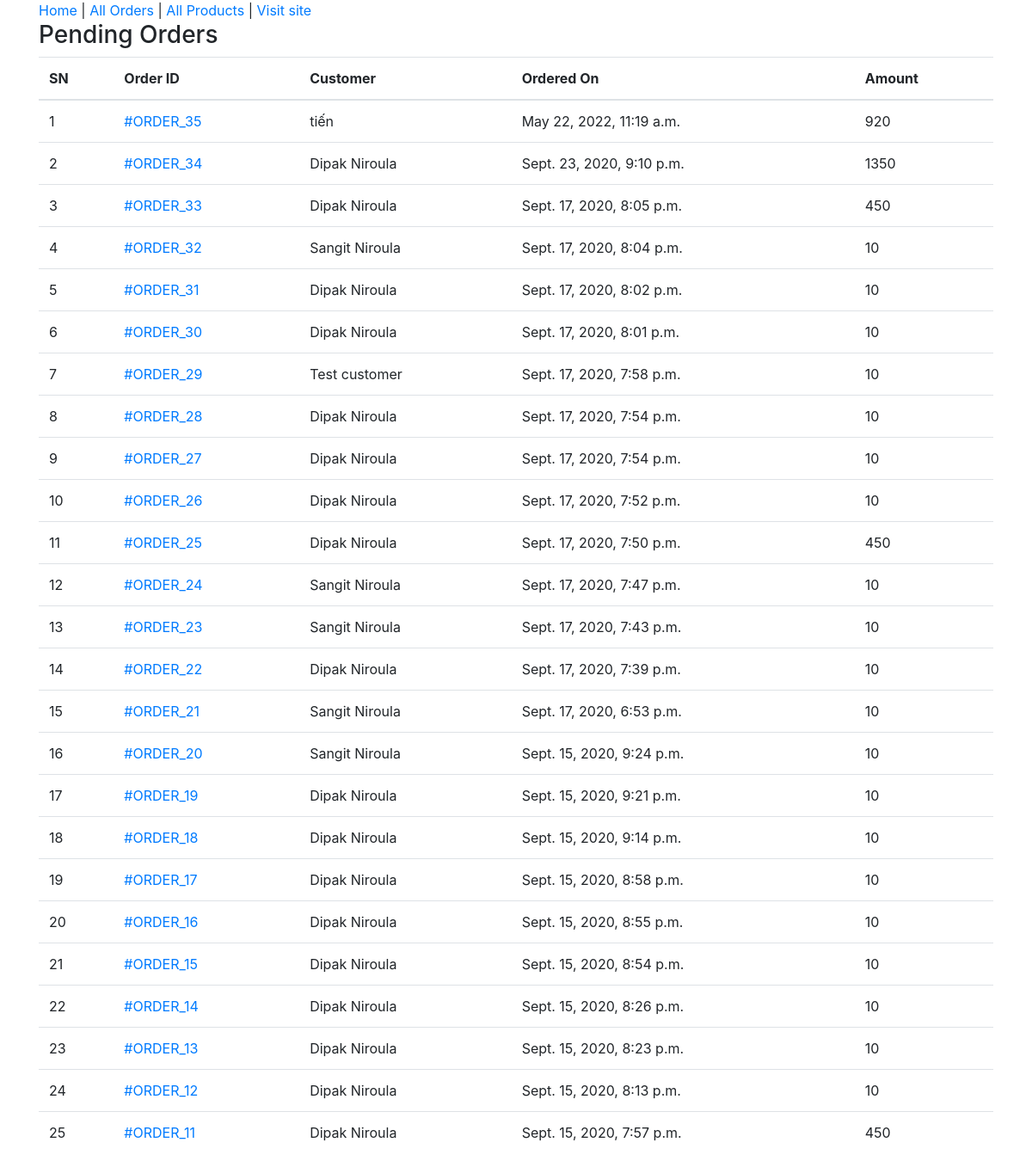
Page /admin-home/ (signed in) on the committed database.
### ecomapp/models.py (models this page shows, shortened)
class Order(models.Model):
    cart = models.OneToOneField(Cart, on_delete=models.CASCADE)
    ordered_by = models.CharField(max_length=200)
    shipping_address = models.CharField(max_length=200)
    mobile = models.CharField(max_length=10)
    email = models.EmailField(null=True, blank=True)
    subtotal = models.PositiveIntegerField()
    discount = models.PositiveIntegerField()
    total = models.PositiveIntegerField()
    order_status = models.CharField(max_length=50, choices=ORDER_STATUS)
    created_at = models.DateTimeField(auto_now_add=True)
    payment_method = models.CharField(
        max_length=20, choices=METHOD, default="Cash On Delivery")
    payment_completed = models.BooleanField(
        default=False, null=True, blank=True)

### ecomapp/views.py (the view)
# urls.py: path("admin-home/", AdminHomeView.as_view(), name="adminhome"),
class AdminHomeView(AdminRequiredMixin, TemplateView):
    template_name = "adminpages/adminhome.html"
    def get_context_data(self, **kwargs):
        context = super().get_context_data(**kwargs)
        context["pendingorders"] = Order.objects.filter(
            order_status="Order Received").order_by("-id")
        return context

### ecomapp/views.py (called while the page is built)
    def dispatch(self, request, *args, **kwargs):
        if request.user.is_authenticated and Admin.objects.filter(user=request.user).exists():
            pass
        else:
            return redirect("/admin-login/")
        return super().dispatch(request, *args, **kwargs)

### templates/adminpages/adminhome.html (shortened to what this page needs)
{% extends "adminpages/adminbase.html" %}
{% block content %}
<div class="container">
    <div class="row">
        <div class="col-md-12">
            <h3>Pending Orders</h3>
            <table class="table">
                <thead>
                    <tr>
                        <th>SN</th>
                        <th>Order ID </th>
                        <th>Customer</th>
                        <th>Ordered On</th>
                        <th>Amount</th>
                    </tr>
                </thead>
                <tbody>
                    {% for order in pendingorders %}
                    <tr>
                        <td>{{forloop.counter}}</td>
                        <td><a href="{% url 'ecomapp:adminorderdetail' order.id %}">#ORDER_{{order.id}}</a></td>
                        <td>{{order.ordered_by}}</td>
                        <td>{{order.created_at}}</td>
                        <td>{{order.total}}</td>
                    </tr>
                    {% endfor %}
                </tbody>
            </table>
        </div>
    </div>
</div>
{% endblock %}

### rows in the picture
Order: id "35", ordered_by "tiến", created_at "May 22, 2022, 11:19 a.m.", total "920"
Order: id "34", ordered_by "Dipak Niroula", created_at "Sept. 23, 2020, 9:10 p.m.", total "1350"
Order: id "33", ordered_by "Dipak Niroula", created_at "Sept. 17, 2020, 8:05 p.m.", total "450"
Order: id "32", ordered_by "Sangit Niroula", created_at "Sept. 17, 2020, 8:04 p.m.", total "10"
Order: id "31", ordered_by "Dipak Niroula", created_at "Sept. 17, 2020, 8:02 p.m.", total "10"
Order: id "30", ordered_by "Dipak Niroula", created_at "Sept. 17, 2020, 8:01 p.m.", total "10"
Order: id "29", ordered_by "Test customer", created_at "Sept. 17, 2020, 7:58 p.m.", total "10"
Order: id "28", ordered_by "Dipak Niroula", created_at "Sept. 17, 2020, 7:54 p.m.", total "10"
Order: id "27", ordered_by "Dipak Niroula", created_at "Sept. 17, 2020, 7:54 p.m.", total "10"
Order: id "26", ordered_by "Dipak Niroula", created_at "Sept. 17, 2020, 7:52 p.m.", total "10"
Order: id "25", ordered_by "Dipak Niroula", created_at "Sept. 17, 2020, 7:50 p.m.", total "450"
Order: id "24", ordered_by "Sangit Niroula", created_at "Sept. 17, 2020, 7:47 p.m.", total "10"
Order: id "23", ordered_by "Sangit Niroula", created_at "Sept. 17, 2020, 7:43 p.m.", total "10"
Order: id "22", ordered_by "Dipak Niroula", created_at "Sept. 17, 2020, 7:39 p.m.", total "10"
Order: id "21", ordered_by "Sangit Niroula", created_at "Sept. 17, 2020, 6:53 p.m.", total "10"
Order: id "20", ordered_by "Sangit Niroula", created_at "Sept. 15, 2020, 9:24 p.m.", total "10"
Order: id "19", ordered_by "Dipak Niroula", created_at "Sept. 15, 2020, 9:21 p.m.", total "10"
Order: id "18", ordered_by "Dipak Niroula", created_at "Sept. 15, 2020, 9:14 p.m.", total "10"
Order: id "17", ordered_by "Dipak Niroula", created_at "Sept. 15, 2020, 8:58 p.m.", total "10"
Order: id "16", ordered_by "Dipak Niroula", created_at "Sept. 15, 2020, 8:55 p.m.", total "10"
Order: id "15", ordered_by "Dipak Niroula", created_at "Sept. 15, 2020, 8:54 p.m.", total "10"
Order: id "14", ordered_by "Dipak Niroula", created_at "Sept. 15, 2020, 8:26 p.m.", total "10"
Order: id "13", ordered_by "Dipak Niroula", created_at "Sept. 15, 2020, 8:23 p.m.", total "10"
Order: id "12", ordered_by "Dipak Niroula", created_at "Sept. 15, 2020, 8:13 p.m.", total "10"
Order: id "11", ordered_by "Dipak Niroula", created_at "Sept. 15, 2020, 7:57 p.m.", total "450"
